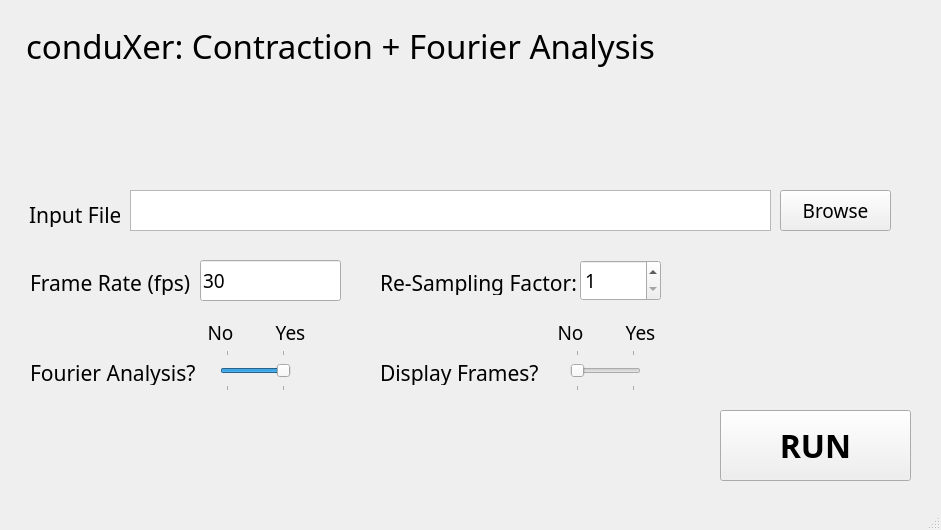
<?xml version="1.0" encoding="UTF-8"?>
<ui version="4.0">
 <class>contraWindow</class>
 <widget class="QMainWindow" name="contraWindow">
  <property name="geometry">
   <rect>
    <x>0</x>
    <y>0</y>
    <width>941</width>
    <height>530</height>
   </rect>
  </property>
  <property name="windowTitle">
   <string>MainWindow</string>
  </property>
  <widget class="QWidget" name="centralwidget">
   <widget class="QLabel" name="titleLabel">
    <property name="geometry">
     <rect>
      <x>20</x>
      <y>20</y>
      <width>641</width>
      <height>51</height>
     </rect>
    </property>
    <property name="font">
     <font>
      <family>Bahnschrift</family>
      <pointsize>25</pointsize>
     </font>
    </property>
    <property name="autoFillBackground">
     <bool>true</bool>
    </property>
    <property name="text">
     <string>conduXer: Contraction + Fourier Analysis</string>
    </property>
    <property name="alignment">
     <set>Qt::AlignCenter</set>
    </property>
   </widget>
   <widget class="QLabel" name="inputFileLabel">
    <property name="geometry">
     <rect>
      <x>29</x>
      <y>202</y>
      <width>91</width>
      <height>25</height>
     </rect>
    </property>
    <property name="font">
     <font>
      <family>Bahnschrift</family>
      <pointsize>16</pointsize>
     </font>
    </property>
    <property name="text">
     <string>Input File:</string>
    </property>
    <property name="alignment">
     <set>Qt::AlignLeading|Qt::AlignLeft|Qt::AlignVCenter</set>
    </property>
   </widget>
   <widget class="QListWidget" name="inputFileEntry">
    <property name="geometry">
     <rect>
      <x>130</x>
      <y>190</y>
      <width>641</width>
      <height>41</height>
     </rect>
    </property>
    <property name="sizePolicy">
     <sizepolicy hsizetype="Expanding" vsizetype="Fixed">
      <horstretch>0</horstretch>
      <verstretch>0</verstretch>
     </sizepolicy>
    </property>
    <property name="minimumSize">
     <size>
      <width>0</width>
      <height>20</height>
     </size>
    </property>
    <property name="font">
     <font>
      <family>Bahnschrift</family>
      <pointsize>12</pointsize>
     </font>
    </property>
    <property name="lineWidth">
     <number>1</number>
    </property>
    <property name="iconSize">
     <size>
      <width>0</width>
      <height>0</height>
     </size>
    </property>
    <property name="resizeMode">
     <enum>QListView::Fixed</enum>
    </property>
    <property name="gridSize">
     <size>
      <width>0</width>
      <height>0</height>
     </size>
    </property>
    <property name="batchSize">
     <number>100</number>
    </property>
   </widget>
   <widget class="QPushButton" name="browseButton">
    <property name="geometry">
     <rect>
      <x>780</x>
      <y>190</y>
      <width>111</width>
      <height>41</height>
     </rect>
    </property>
    <property name="font">
     <font>
      <family>Bahnschrift</family>
      <pointsize>14</pointsize>
     </font>
    </property>
    <property name="text">
     <string>Browse</string>
    </property>
   </widget>
   <widget class="QLabel" name="fpsLabel">
    <property name="geometry">
     <rect>
      <x>30</x>
      <y>270</y>
      <width>160</width>
      <height>25</height>
     </rect>
    </property>
    <property name="font">
     <font>
      <family>Bahnschrift</family>
      <pointsize>16</pointsize>
     </font>
    </property>
    <property name="text">
     <string>Frame Rate (fps):</string>
    </property>
    <property name="alignment">
     <set>Qt::AlignLeading|Qt::AlignLeft|Qt::AlignVCenter</set>
    </property>
   </widget>
   <widget class="QLineEdit" name="fpsEntry">
    <property name="geometry">
     <rect>
      <x>200</x>
      <y>260</y>
      <width>141</width>
      <height>41</height>
     </rect>
    </property>
    <property name="sizePolicy">
     <sizepolicy hsizetype="Expanding" vsizetype="Fixed">
      <horstretch>0</horstretch>
      <verstretch>0</verstretch>
     </sizepolicy>
    </property>
    <property name="minimumSize">
     <size>
      <width>0</width>
      <height>20</height>
     </size>
    </property>
    <property name="font">
     <font>
      <family>Bahnschrift Condensed</family>
      <pointsize>14</pointsize>
     </font>
    </property>
    <property name="layoutDirection">
     <enum>Qt::LeftToRight</enum>
    </property>
    <property name="text">
     <string>30</string>
    </property>
    <property name="cursorPosition">
     <number>2</number>
    </property>
   </widget>
   <widget class="QPushButton" name="runButton">
    <property name="geometry">
     <rect>
      <x>720</x>
      <y>410</y>
      <width>191</width>
      <height>71</height>
     </rect>
    </property>
    <property name="font">
     <font>
      <family>Bahnschrift</family>
      <pointsize>24</pointsize>
      <weight>75</weight>
      <bold>true</bold>
     </font>
    </property>
    <property name="text">
     <string>RUN</string>
    </property>
   </widget>
   <widget class="QLabel" name="label">
    <property name="geometry">
     <rect>
      <x>0</x>
      <y>0</y>
      <width>941</width>
      <height>171</height>
     </rect>
    </property>
    <property name="text">
     <string/>
    </property>
    <property name="pixmap">
     <pixmap>161208_SmmhcCreERT2_Cx45fxfx.png</pixmap>
    </property>
    <property name="scaledContents">
     <bool>true</bool>
    </property>
   </widget>
   <widget class="QLabel" name="fourierLabel">
    <property name="geometry">
     <rect>
      <x>30</x>
      <y>360</y>
      <width>181</width>
      <height>25</height>
     </rect>
    </property>
    <property name="font">
     <font>
      <family>Bahnschrift</family>
      <pointsize>16</pointsize>
     </font>
    </property>
    <property name="text">
     <string>Fourier Analysis?</string>
    </property>
    <property name="alignment">
     <set>Qt::AlignLeading|Qt::AlignLeft|Qt::AlignVCenter</set>
    </property>
   </widget>
   <widget class="QSpinBox" name="resampleSpinBox">
    <property name="geometry">
     <rect>
      <x>580</x>
      <y>260</y>
      <width>81</width>
      <height>41</height>
     </rect>
    </property>
    <property name="font">
     <font>
      <family>Bahnschrift</family>
      <pointsize>14</pointsize>
     </font>
    </property>
    <property name="minimum">
     <number>1</number>
    </property>
    <property name="maximum">
     <number>25</number>
    </property>
   </widget>
   <widget class="QLabel" name="resampleLabel">
    <property name="geometry">
     <rect>
      <x>380</x>
      <y>270</y>
      <width>201</width>
      <height>25</height>
     </rect>
    </property>
    <property name="font">
     <font>
      <family>Bahnschrift</family>
      <pointsize>16</pointsize>
     </font>
    </property>
    <property name="text">
     <string>Re-Sampling Factor:</string>
    </property>
    <property name="alignment">
     <set>Qt::AlignLeading|Qt::AlignLeft|Qt::AlignVCenter</set>
    </property>
   </widget>
   <widget class="QSlider" name="fourierOpt">
    <property name="geometry">
     <rect>
      <x>220</x>
      <y>350</y>
      <width>71</width>
      <height>41</height>
     </rect>
    </property>
    <property name="maximum">
     <number>1</number>
    </property>
    <property name="sliderPosition">
     <number>1</number>
    </property>
    <property name="orientation">
     <enum>Qt::Horizontal</enum>
    </property>
    <property name="tickPosition">
     <enum>QSlider::TicksBothSides</enum>
    </property>
   </widget>
   <widget class="QLabel" name="optYes">
    <property name="geometry">
     <rect>
      <x>270</x>
      <y>320</y>
      <width>41</width>
      <height>25</height>
     </rect>
    </property>
    <property name="font">
     <font>
      <family>Bahnschrift</family>
      <pointsize>14</pointsize>
     </font>
    </property>
    <property name="text">
     <string>Yes</string>
    </property>
    <property name="alignment">
     <set>Qt::AlignCenter</set>
    </property>
   </widget>
   <widget class="QLabel" name="optNot">
    <property name="geometry">
     <rect>
      <x>200</x>
      <y>320</y>
      <width>41</width>
      <height>25</height>
     </rect>
    </property>
    <property name="font">
     <font>
      <family>Bahnschrift</family>
      <pointsize>14</pointsize>
     </font>
    </property>
    <property name="text">
     <string>No</string>
    </property>
    <property name="alignment">
     <set>Qt::AlignCenter</set>
    </property>
   </widget>
   <widget class="QSlider" name="displayFramesOpt">
    <property name="geometry">
     <rect>
      <x>570</x>
      <y>350</y>
      <width>71</width>
      <height>41</height>
     </rect>
    </property>
    <property name="maximum">
     <number>1</number>
    </property>
    <property name="sliderPosition">
     <number>0</number>
    </property>
    <property name="orientation">
     <enum>Qt::Horizontal</enum>
    </property>
    <property name="tickPosition">
     <enum>QSlider::TicksBothSides</enum>
    </property>
   </widget>
   <widget class="QLabel" name="dispOptNot">
    <property name="geometry">
     <rect>
      <x>550</x>
      <y>320</y>
      <width>41</width>
      <height>25</height>
     </rect>
    </property>
    <property name="font">
     <font>
      <family>Bahnschrift</family>
      <pointsize>14</pointsize>
     </font>
    </property>
    <property name="text">
     <string>No</string>
    </property>
    <property name="alignment">
     <set>Qt::AlignCenter</set>
    </property>
   </widget>
   <widget class="QLabel" name="dispOptYes">
    <property name="geometry">
     <rect>
      <x>620</x>
      <y>320</y>
      <width>41</width>
      <height>25</height>
     </rect>
    </property>
    <property name="font">
     <font>
      <family>Bahnschrift</family>
      <pointsize>14</pointsize>
     </font>
    </property>
    <property name="text">
     <string>Yes</string>
    </property>
    <property name="alignment">
     <set>Qt::AlignCenter</set>
    </property>
   </widget>
   <widget class="QLabel" name="displayFramesLabel">
    <property name="geometry">
     <rect>
      <x>380</x>
      <y>360</y>
      <width>181</width>
      <height>25</height>
     </rect>
    </property>
    <property name="font">
     <font>
      <family>Bahnschrift</family>
      <pointsize>16</pointsize>
     </font>
    </property>
    <property name="text">
     <string>Display Frames?</string>
    </property>
    <property name="alignment">
     <set>Qt::AlignLeading|Qt::AlignLeft|Qt::AlignVCenter</set>
    </property>
   </widget>
   <zorder>inputFileLabel</zorder>
   <zorder>inputFileEntry</zorder>
   <zorder>browseButton</zorder>
   <zorder>fpsLabel</zorder>
   <zorder>fpsEntry</zorder>
   <zorder>runButton</zorder>
   <zorder>label</zorder>
   <zorder>titleLabel</zorder>
   <zorder>fourierLabel</zorder>
   <zorder>resampleSpinBox</zorder>
   <zorder>resampleLabel</zorder>
   <zorder>fourierOpt</zorder>
   <zorder>optYes</zorder>
   <zorder>optNot</zorder>
   <zorder>displayFramesOpt</zorder>
   <zorder>dispOptNot</zorder>
   <zorder>dispOptYes</zorder>
   <zorder>displayFramesLabel</zorder>
  </widget>
  <widget class="QMenuBar" name="menubar">
   <property name="geometry">
    <rect>
     <x>0</x>
     <y>0</y>
     <width>941</width>
     <height>21</height>
    </rect>
   </property>
  </widget>
  <widget class="QStatusBar" name="statusbar"/>
 </widget>
 <resources/>
 <connections/>
</ui>
